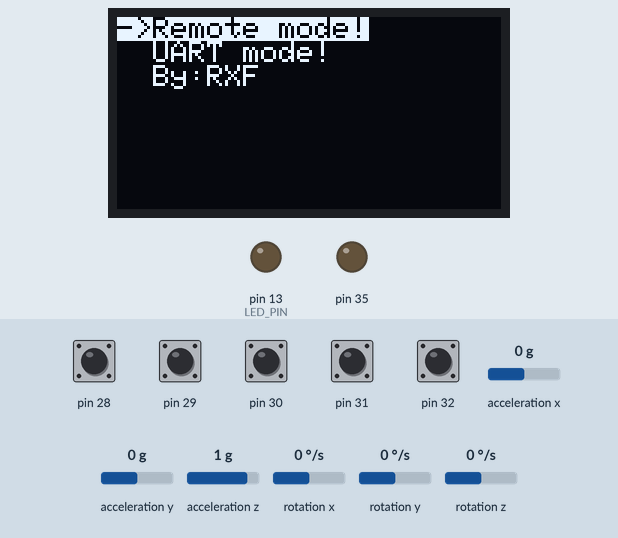
Simulated run of this sketch. Board: Arduino Mega 2560, built with avr-gcc and run on an emulated ATmega2560. Parts: 128×64 one-colour display, output pins drawn as LEDs (lit = HIGH). Wiring (inferred from the names in the program): MPU-6050 motion sensor at I2C address 0x68. The test bench sets the inputs (shaded band); at power-on: pin 28–32 HIGH, acceleration x 0 g, acceleration y 0 g, acceleration z 1 g, rotation x 0 °/s, rotation y 0 °/s, rotation z 0 °/s. What the sketch prints to the serial monitor is not drawn.

Above: at 0.8 s.
0.9 s: pin 28 pulled LOW for 0.15 s
At 2.1 s:
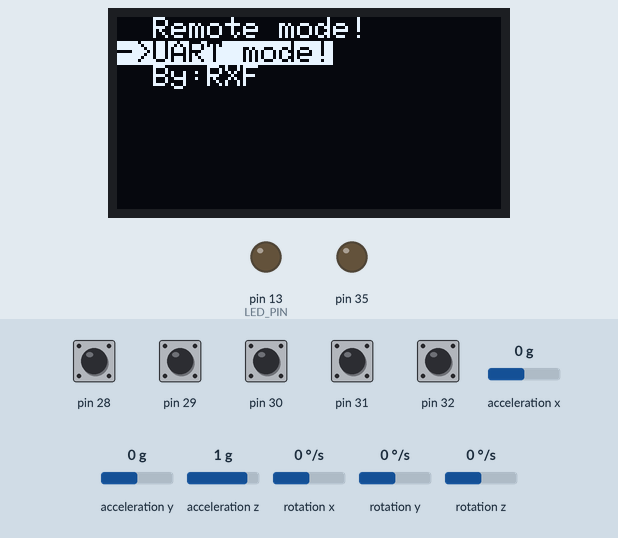
2.5 s: pin 32 pulled LOW for 0.15 s
At 2.6 s:
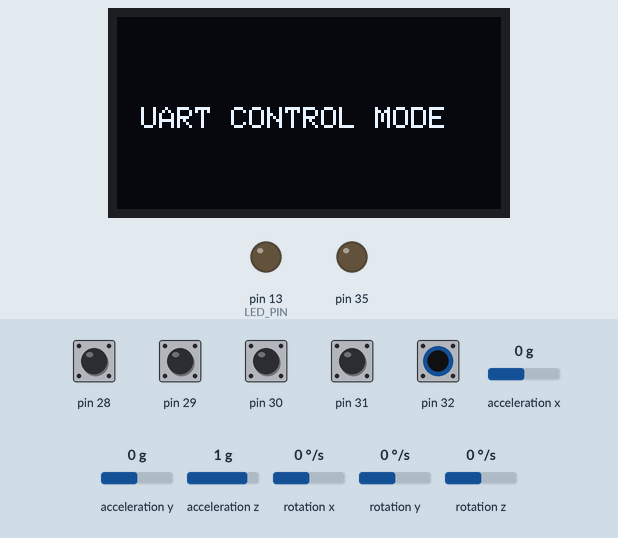
At 4.2 s:
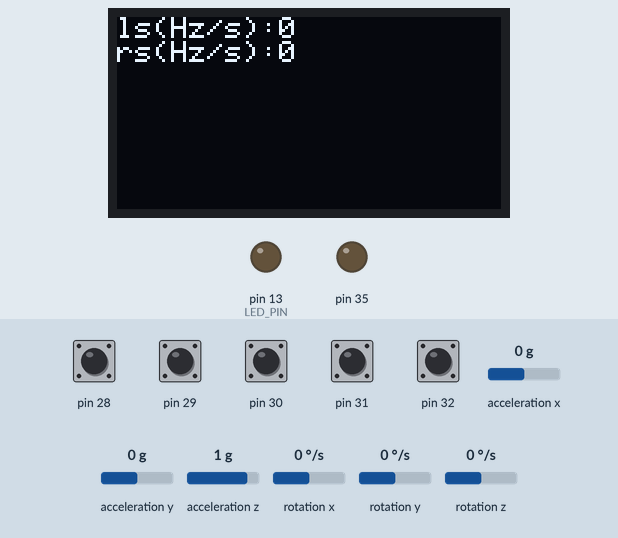
Timing chart, 0 to 5.7 s (numbered marks = the images above; inputs shaded):
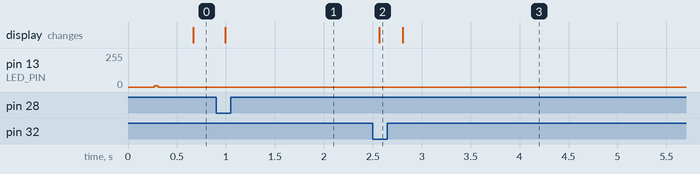

The sketch:

main.ino
```cpp
// (licence header left out)
#include "./src/controller/system.h"
#include <Arduino_FreeRTOS.h>
//#include <semphr.h>
//#include <queue.h>

int16_t distance1;
int16_t distance2;
uint8_t send_to_loongson[4];

TaskHandle_t StartTask_Handler;

void StartTask(void *pvParameters);
void Hardware_init();
void IMUTask(void *pvParameters);
void SENSORTask(void *pvParameters);
void MenuTask(void *pvParameters);
void SpeedTask(void *pvParameters);
void SerialTask(void *pvParameters);


void setup() {

  Change_address();//超声波更改从机地址

  Hardware_init();//硬件初始化


  while (menuflag)
  {
    match_key();
  }
  xTaskCreate(StartTask, "StartTask", START_STK_SIZE,
              NULL, START_TASK_PRIO, &StartTask_Handler);
  //创建开始任务

}


void loop() {

}

void Hardware_init()
{
  Serial3.begin(9600);
  Serial.begin(RS485_Buadrate);
  /*初始化与电机相连的串口Serial1*/
  Serial1.begin(RS485_Buadrate, SERIAL_8N1);
  Serial.println("Mega2560 is working now, config buadrate 115200bps");
  /*初始化屏幕*/
  oled_init();
  init_key();
  /*初始化陀螺仪*/
  init_mpu();
  mpu_setzero();
  init_controller();
  init_sensor();

}
void StartTask(void *pvParameters)
{
  xTaskCreate(IMUTask, "IMUTask", IMU_STK_SIZE, NULL, IMU_TASK_PRIO, NULL);
  xTaskCreate(SENSORTask, "SENSORTask", SENSOR_STK_SIZE, NULL, SENSOR_TASK_PRIO, NULL);
  xTaskCreate(MenuTask, "MenuTask", MENU_STK_SIZE, NULL, MENU_TASK_PRIO, NULL);
  xTaskCreate(SpeedTask, "SpeedTask", SPEED_STK_SIZE, NULL, SPEED_TASK_PRIO, NULL);
  xTaskCreate(SerialTask, "SerialTask", SERIAL_STK_SIZE, NULL, SERIAL_TASK_PRIO, NULL);

  vTaskDelete(StartTask_Handler);
}
void IMUTask(void *pvParameters)
{
  for (;;)
  {
    vTaskDelay(10 / portTICK_PERIOD_MS);//每隔10ms更新一次
    mpu_update();
  }
}
void SENSORTask(void *pvParameters)
{
  for (;;)
  {
    vTaskDelay(20 / portTICK_PERIOD_MS);//每隔30ms更新一次
    send_signal( DYP_AD , DYP01 );
    vTaskDelay(100 / portTICK_PERIOD_MS);
    distance1 = get_distance();
    send_signal( DYP_AD , DYP02 );
    vTaskDelay(100 / portTICK_PERIOD_MS);
    distance2 = get_distance();
    Serial.println(distance1);
    Serial.println(distance2);
    //send_to_loongson=creat_sendArray(distance1,distance2);
    //Serial2.write(send_to_loongson,4);
  }
}
void MenuTask(void *pvParameters)
{

  Serial.begin(RS485_Buadrate);
  Serial1.begin(RS485_Buadrate, SERIAL_8N1);
  Serial.println ("Mega2560 is working now, config buadrate 115200bps");
  for (;;)
  {
    //long starttime = millis();

    vTaskDelay(200 / portTICK_PERIOD_MS);//每隔200ms更新一次
    oled_showinfo();
    //Serial.println(millis() - starttime);
  }
}

void SpeedTask(void *pvParameters)
{
  for (;;)
  {

    vTaskDelay(50 / portTICK_PERIOD_MS);//每隔50ms更新一次
    run_controller();
    if (((distance1<=400) && (distance1>0))||((distance2<=400) && (distance2>0)))
    {
      stop_car(&Motor0, EMERGENCY_STOP);
      stop_car(&Motor1, EMERGENCY_STOP);
      stop_car(&Motor2, EMERGENCY_STOP);
      stop_car(&Motor3, EMERGENCY_STOP);
    }
  }
}

void SerialTask(void *pvParameters)
{
  for (;;)
  {
    vTaskDelay(50 / portTICK_PERIOD_MS);//每隔50ms更新一次

  }
}
```

protocol.h
```cpp
#ifndef PROTOCOL_H
#define PROTOCOL_H

#include "Arduino.h"
#include "../hardware/motor.h"
#include <IBusBM.h>
#include "../hardware/sensors.h"

#define RECEIVE_SIZE 32
#define SEND_SIZE 16
#define CMDLIST_SIZE 16
#define DATA_BUFFER_SIZE 8
#define MODEBUS_SIZE 64
#define MODEBUS_DATA_SIZE 16

#define FRAMEHEADER 0xAA

#define Cmd_Setspeed 0x01
#define Cmd_Stopcar 0x02
#define Cmd_Lightset  0x03

#define MAXSPEED_FRE 2000
#define MAXSPEED_MINUS_FRE 1000
#define MINUS_VALUE 100

#define REMOTEMODE 0x01
#define UARTMODE 0x02

#define IBUS_SERIAL Serial2
#define INPUT_SERIAL Serial3
#define DEBUG_SERIAL Serial

#define INPUT_BAUDRATE 115200
#define INPUT_SETTINGS SERIAL_8N1

#define LIGHT 35
#define LIGHTON 1
#define LIGHTOFF 0


typedef struct _RECEIVE_DATA_
{
    uint8_t Buffer[RECEIVE_SIZE];
    struct _CMD_DATA_
    {
        uint8_t Header;
        uint8_t Cmd_type;
        uint8_t Length;
        uint8_t Databuffer[DATA_BUFFER_SIZE];
        uint8_t Checksum;

    }Cmd_data;
}RECEIVE_DATA;

typedef struct _SEND_DATA_
{
    uint8_t Buffer[SEND_SIZE];
    struct _RETURN_DATA_
    {
        uint8_t Header;
        uint8_t Cmd_type;
        uint8_t Length;
        uint8_t Databuffer[DATA_BUFFER_SIZE];
        uint8_t Checksum;
    }Return_data;
}SEND_DATA;

typedef void(*Cmd_Callback)();

typedef struct _CMD_
{
    uint8_t Cmdnumber;
    Cmd_Callback cmd_callback;
}CMD;

typedef struct _CMD_LIST_
{
    uint8_t cmd_num;
    CMD cmdlist[CMDLIST_SIZE];
}CMD_LIST;

typedef struct _CONTROLLER_
{
    uint8_t stop_flag;
    uint8_t control_mode;
    int16_t target_leftspeed;
    int16_t target_rightspeed;
}CONTROLLER;


void remote_read(void);
void uartdata_read(void);
void cmd_match(uint8_t inputcmd);
void set_controlmode(uint8_t controlmode);
void init_controller(void);
void run_controller(void);
void creat_sendframe(void);
static void init_cmds(void);
static void C_setspeed(void);
static void C_stopcar(void);
static void C_lightset(void);
static uint8_t send_checksum(uint8_t *str, int str_length);
static uint8_t receive_checksum(uint8_t *str, int str_length);

extern RECEIVE_DATA Receive_data;
extern SEND_DATA Send_data;
extern CMD_LIST Cmd_list;
extern CONTROLLER Controller;
extern IBusBM IBus;

#endif
```

system.h
```cpp
#ifndef SYSTEM_H
#define SYSTEM_H


#include "../hardware/motor.h"
#include "../hardware/mpu6050.h"
#include "../hardware/sensors.h"
#include "../menu/emenu.h"
#include "../modebus/modebus.h"
#include "protocol.h"

#define SERIAL_RX_BUFFER_SIZE 512 //修改串口发送缓冲区大小为512
#define SERIAL_TX_BUFFER_SIZE 512 //修改串口接收缓冲区大小为512

#define IMU_STK_SIZE 256
#define MENU_STK_SIZE 512
#define SPEED_STK_SIZE 512
#define SERIAL_STK_SIZE 512
#define SENSOR_STK_SIZE 256
#define START_STK_SIZE 256

#define IMU_TASK_PRIO 3
#define MENU_TASK_PRIO 3
#define SENSOR_TASK_PRIO 4
#define SPEED_TASK_PRIO 4
#define SERIAL_TASK_PRIO 4
#define START_TASK_PRIO 4

#endif
```

motor.h
```cpp
#ifndef MOTOR_H
#define MOTOR_H

#include "Arduino.h"
#include "../modebus/modebus.h"

#define Motor0 motor[0]
#define Motor1 motor[1]
#define Motor2 motor[2]
#define Motor3 motor[3]

#define RS485_Buadrate 115200
#define VOLTAGE_REG 0x0038//电源输入电压
/*速度控制寄存器地址*/
#define STOP_REG 0x0040//停止
#define PWM_REG 0x0042//设定占空比,PWM调速
#define TS_REG 0x0043//通过换向频率来设定速度闭环控制目标速度
#define PWMUPT_REG 0x0050//占空比调速加速缓冲时间
#define PWMDOWNT_REG 0x0051//占空比调速减速缓冲时间
#define SPEEDUPA_REG 0x0052//速度闭环控制、位置闭环控制加速加速度
#define SPEEDDOWNA_REG 0x0053//速度闭环控制、位置闭环控制减速加速度
#define POSITIONFRE_REG 0x0044//位置闭环换向频率
#define POSITIONSTATE_REG 0x0045//位置闭环控制类型
#define POSITIONTARGET_HREG 0x0046//位置闭环目标位置高半字
#define POSITIONTARGET_LREG 0x0047//位置闭环目标位置低半字

/*与轮毂电机相关的参数配置寄存器地址*/
#define MSPEEDUPA_REG 0x0062//速度闭环控制、位置闭环控制最大加速加速度
#define MSPEEDDOWNA_REG 0x0064//速度闭环控制、位置闭环控制最大减速加速度

#define READNAME_REG 0x0000//设备标识
#define READPWMFRE_REG 0x000B//PWM频率
#define READPWM_REG 0x0020//实时PWM
#define READCURRENT_REG 0x0021//实时电流
#define READTSF_REG 0x0022//实时换向频率（转速）
#define READSPEED_REG 0x0034//电机转速
#define READTEMP_REG 0x0037//内部（驱动电路）温度
#define READVOL_REG 0x0038//电源电压


#define MOVING 0x03
#define NORMAL_STOP 0x00
#define EMERGENCY_STOP 0x01
#define FREE_STOP 0x02

typedef struct _motor_
{
  uint8_t address;
  int16_t speed;
}Motor;;
int16_t set_speed(Motor *p, int16_t speed);
int16_t set_pidspeed(Motor *p, int16_t speed);
int16_t stop_car(Motor *p, int16_t mode);
int16_t lock_car(Motor *p);
int16_t set_speed(Motor *p, int16_t speed);
int16_t set_pidspeed(Motor *p, int16_t speed);
int16_t stop_car(Motor *p, int16_t mode);


extern Motor motor[4];

#endif
```

mpu6050.h
```cpp
#ifndef MPU6050_H
#define MPU6050_H

#include <Arduino.h>
#include <Wire.h>

#define MPUAD 0x68
#define MPUPM1 0x6B//Power Management
#define GYRO_CONFIG 0x1B
#define ACCEL_CONFIG 0x1C
#define ACCEL_OUTRE_START 0x3B
#define GYRO_OUTRE_START 0x43
#define LED_PIN 13
typedef struct _DATA_FLOAT_
{
    float x;
    float y;
    float z;
}d_float;
typedef struct _DATA_INT16_
{
    int16_t x;
    int16_t y;
    int16_t z;
}d_int16;


typedef struct _TRANS_
{
    d_float origin;
    d_int16 average;
    d_float history;
    d_float offset;
    d_int16 quiet;
}Trans;

typedef struct _MPU_
{
  Trans accel;
  Trans gyro;
  float pitch;
  float gyro_z;
}MPU;

extern MPU mpu_sensor;

void init_LED(void);
void init_mpu(void);
void mpu_getdata(void);
void mpu_setzero(void);
void mpu_calculation(void);
void mpu_print(void);
void mpu_update(void);
void first_order_Filter(float Accel,float Gyro);
void Kalman_Filter(float Accel,float Gyro);


#endif
```

sensors.h
```cpp
#ifndef SENSORS_H
#define SENSORS_H

#include "../modebus/modebus.h"

#define DYP_AD 0x01
#define Buffer_Size 8
#define Sensor_Buadrate 9600

/*与超声波模块相关的寄存器，超声波模块从机地址为0x05*/
#define DYP01 0x0106//01
#define DYP02 0x0107//02
#define DYP03 0x0108//03
#define DYP04 0x0109//04

void init_sensor();
void send_signal( uint8_t ad , uint16_t ad_re );
int16_t get_distance();
int16_t get_average( int16_t a , int16_t b );
void Change_address();
uint8_t* creat_sendArray(int16_t data1,int16_t data2);

struct SENSOR
{
   int16_t distance1;
   int16_t distance2;
   int16_t average;
   void (*send_signal)( uint8_t ad , uint16_t ad_re );
   int16_t (*get_distance)();
   int16_t (*get_average)( int16_t a , int16_t b );
   void (*Change_address)();
   uint8_t* (*creat_sendArray)(int16_t data1,int16_t data2);
};

#endif
```

emenu.h
```cpp
#ifndef EMENU_H
#define EMENU_H

#include "oled.h"
#include "../hardware/mpu6050.h"
#include "../controller/protocol.h"

#define UP_KEY 28
#define DOWN_KEY 29
#define LEFT_KEY 30
#define RIGHT_KEY 31
#define CENTER_KEY 32

enum keyvalue
{
  RightKey = 1,
  LeftKey,
  DownKey,
  UpKey,
  CenterKey
};
enum keystate
{
  keyoff,
  keyon
};


typedef void(*Key_callback)();

uint8_t keyscan(void);
void match_key(void);
void init_key(void);
static void main_menu_1();
static void main_menu_2();
static void remote_mode_menu();
static void uart_mode_menu();

typedef struct keytable
{
  uint8_t current;
  uint8_t up;
  uint8_t down;
  uint8_t left;
  uint8_t right;
  uint8_t center;

  Key_callback current_operation;
}Keytable;

extern uint8_t index, menuflag;


#endif
```

modebus.h
```cpp
#ifndef MODEBUS_H
#define MODEBUS_H


#include "Arduino.h"
#include <string.h>


static uint16_t  CRC_check(uint8_t *pdata, uint32_t plen);

void modebus06_solve(uint8_t ad, uint16_t ad_re, uint16_t value,  uint8_t *modebusbuffer);

void modebus03_solve(uint8_t ad, uint16_t ad_re, uint8_t *modebusbuffer);

int16_t modebusbuffer_readint16( uint8_t *modebusbuffer);

uint16_t modebusbuffer_readuint16( uint8_t *modebusbuffer);

extern uint8_t modebusbuffer1[8];
extern uint8_t modebusbuffer2[8];
extern uint8_t modebusbufferRead[8];
extern uint8_t modebusreadbuffer[8];

#endif
```

Source omitted: oled.h (data table, 5451 bytes)

Measured:
- after the input at 0.9 s, the display: changes after 0.09 s (image 1)
- after the input at 2.5 s, the display: changes after 0.07 s (image 2)
